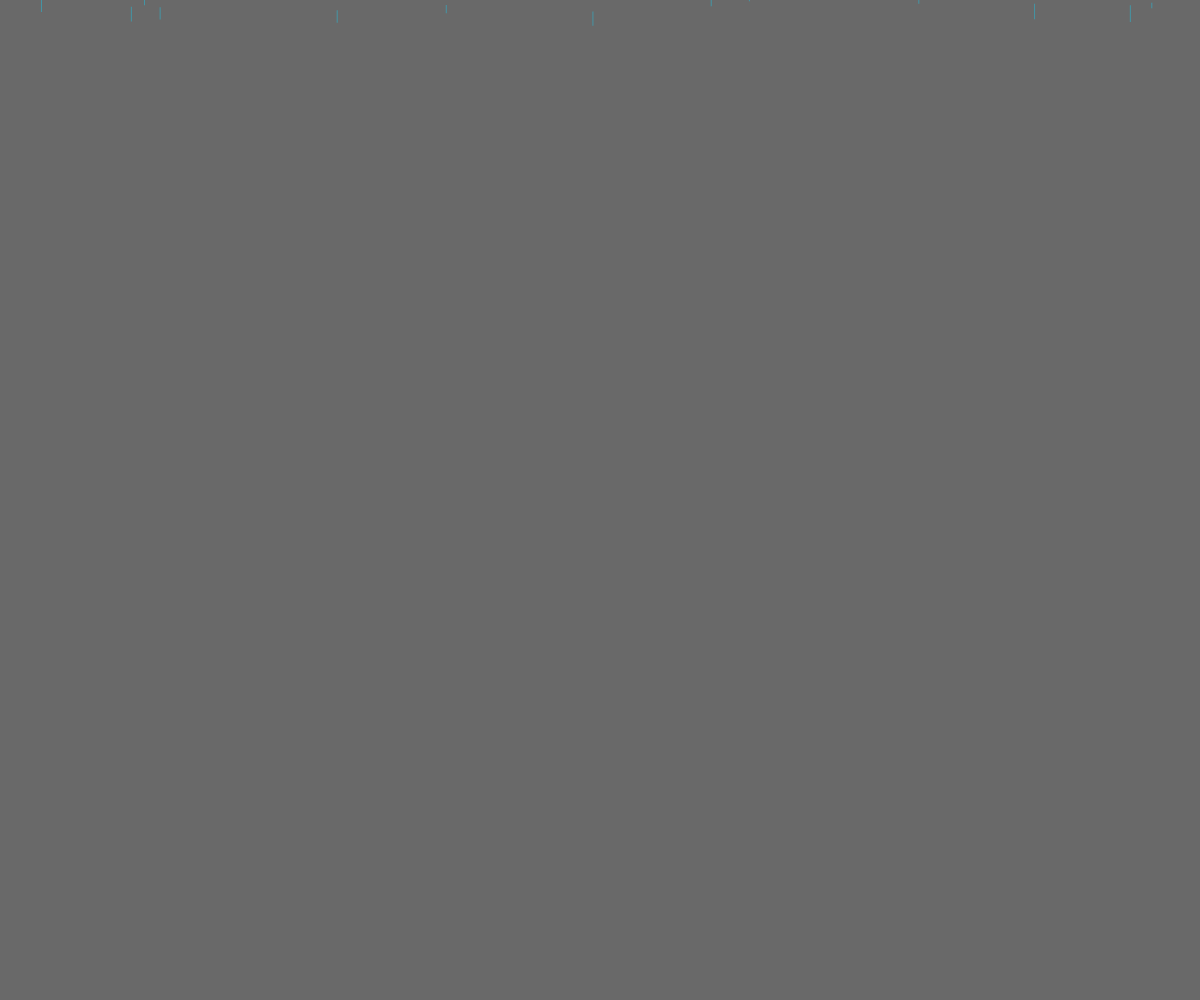
Frame 1 (no input)
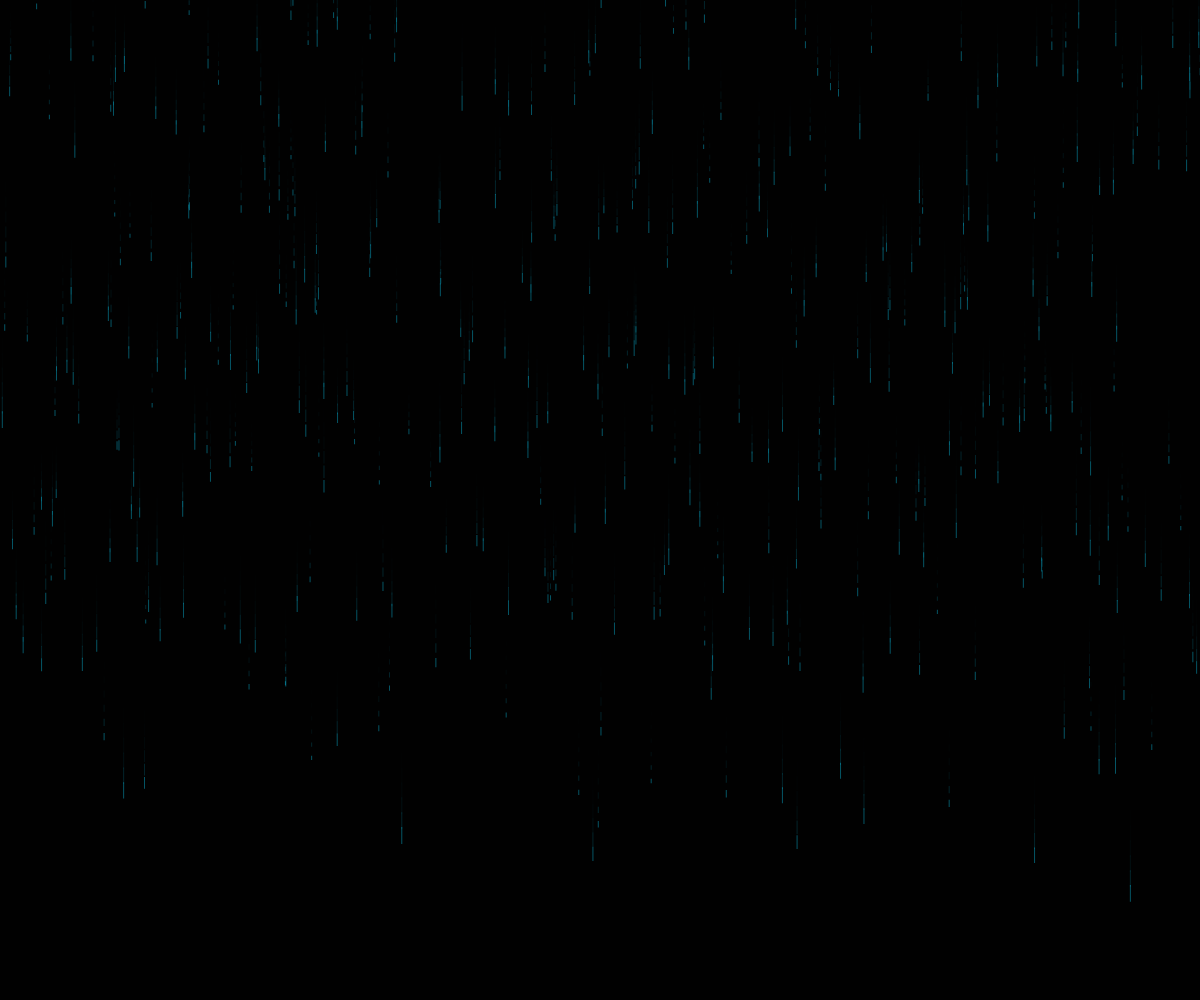
Frame 60 (no input)
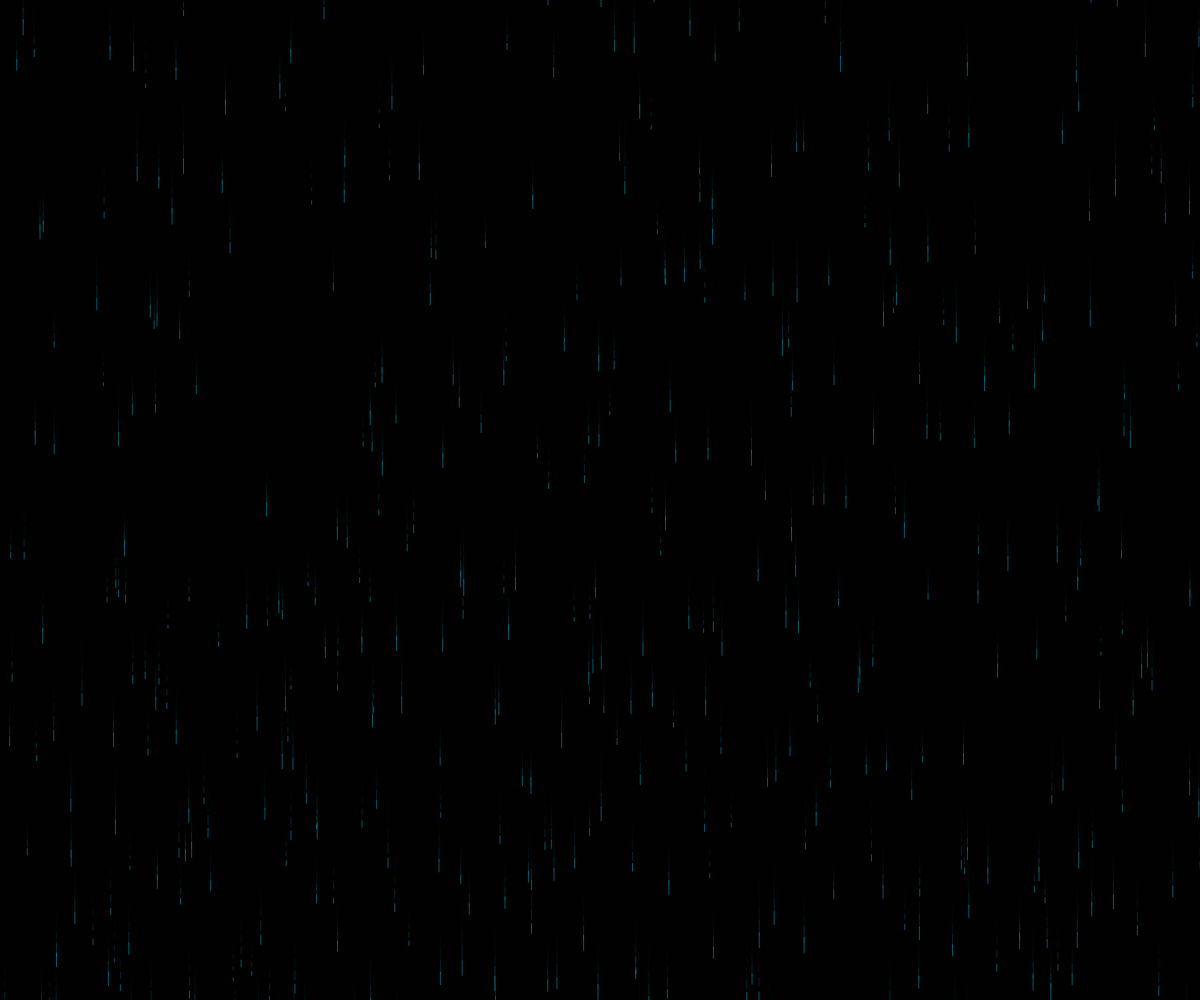
Frame 120 (the mouse pressed at the canvas centre since frame 60)

The p5.js sketch that drew these frames (run headless with seeded random() and noise() and a simulated clock; from frame 60 on, the mouse is pressed at the canvas centre):

// p5.js sketch
// ── sketch.js

function setup() {
  createCanvas(windowWidth, windowHeight);
  for (var i = 0; i < 600; i++) {
    drops[i] = new Drop()
  }
}

function draw() {
  background(0, 150)
  for (var i = 0; i < drops.length; i++) {
    drops[i].fall()
    drops[i].show()
  }
}
// ── drops.js
var drops = []

function Drop() {
  fill(10, 215, 255, 100)
  noStroke()
  this.x = random(width)
  this.y = random(-height)
  this.yspeed = random(8, 15)
  this.len = random(4, 17)

  this.fall = function() {
    this.y += this.yspeed
  }

  this.show = function() {
    rect(this.x, this.y, 1, this.len)
    if (this.y - this.len > height)
      this.y = random(-height)
  }
}
